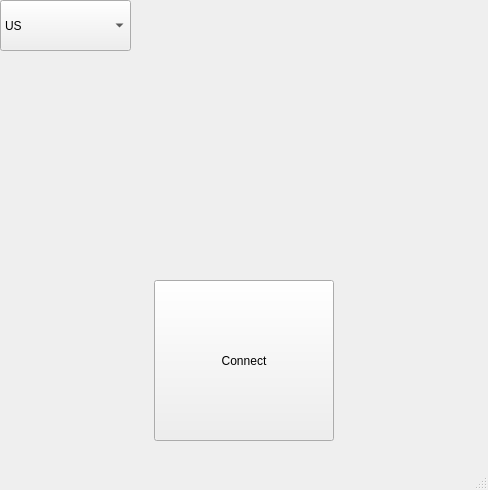
<?xml version="1.0" encoding="UTF-8"?>
<ui version="4.0">
 <class>MainWindow</class>
 <widget class="QMainWindow" name="MainWindow">
  <property name="geometry">
   <rect>
    <x>0</x>
    <y>0</y>
    <width>488</width>
    <height>490</height>
   </rect>
  </property>
  <property name="windowTitle">
   <string>Hotspot Shield</string>
  </property>
  <widget class="QWidget" name="centralwidget">
   <widget class="QPushButton" name="BtnConDis">
    <property name="geometry">
     <rect>
      <x>154</x>
      <y>280</y>
      <width>180</width>
      <height>161</height>
     </rect>
    </property>
    <property name="text">
     <string>Connect</string>
    </property>
   </widget>
   <widget class="QComboBox" name="Location">
    <property name="geometry">
     <rect>
      <x>0</x>
      <y>0</y>
      <width>131</width>
      <height>51</height>
     </rect>
    </property>
    <property name="currentText">
     <string>US</string>
    </property>
    <property name="placeholderText">
     <string/>
    </property>
    <item>
     <property name="text">
      <string>US</string>
     </property>
    </item>
    <item>
     <property name="text">
      <string>ZA</string>
     </property>
    </item>
    <item>
     <property name="text">
      <string>IN</string>
     </property>
    </item>
    <item>
     <property name="text">
      <string>GB</string>
     </property>
    </item>
    <item>
     <property name="text">
      <string>JP</string>
     </property>
    </item>
   </widget>
   <widget class="QLabel" name="label">
    <property name="geometry">
     <rect>
      <x>7</x>
      <y>77</y>
      <width>401</width>
      <height>161</height>
     </rect>
    </property>
    <property name="text">
     <string/>
    </property>
   </widget>
  </widget>
  <widget class="QMenuBar" name="menubar">
   <property name="geometry">
    <rect>
     <x>0</x>
     <y>0</y>
     <width>488</width>
     <height>23</height>
    </rect>
   </property>
  </widget>
  <widget class="QStatusBar" name="statusbar"/>
 </widget>
 <resources/>
 <connections/>
</ui>
